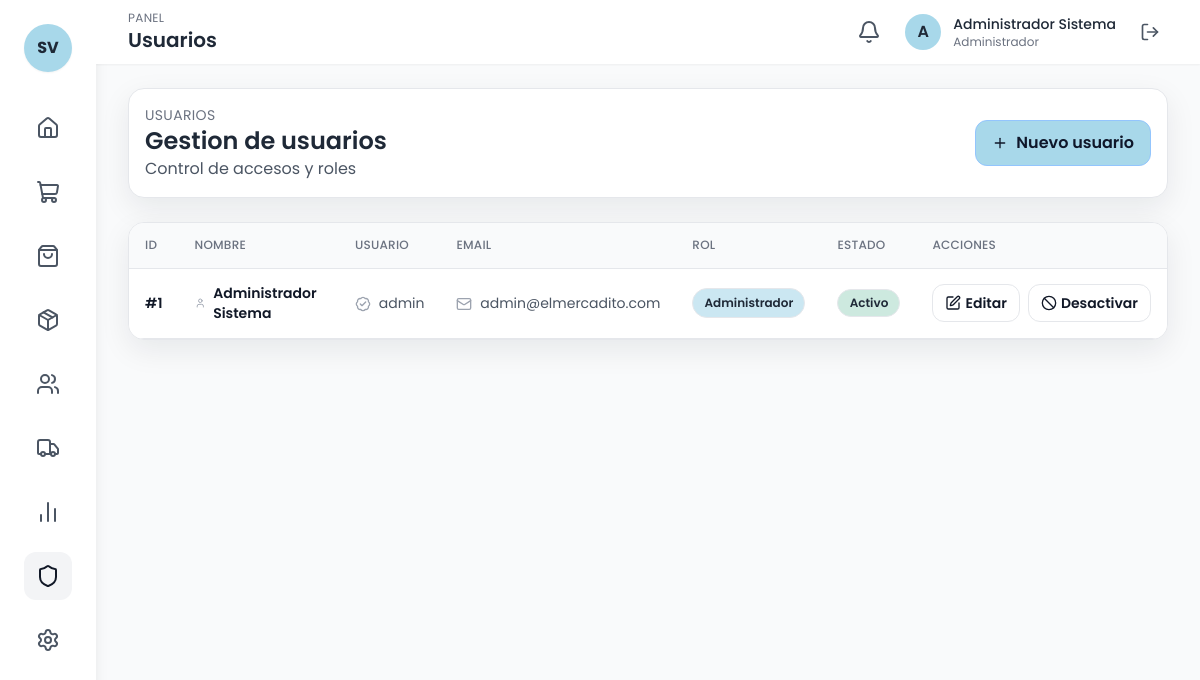
Before: /usuarios (signed in) with the older database file.
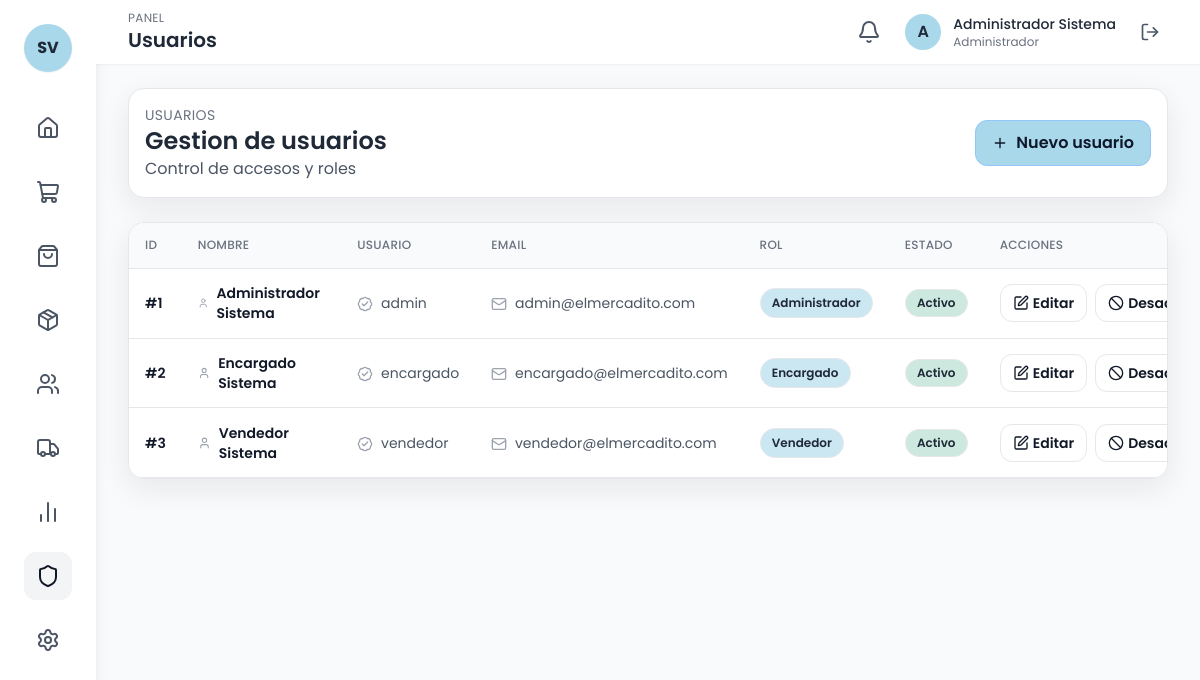
After: the same page with the newer database file.
### tables this page shows
CREATE TABLE IF NOT EXISTS usuarios (
    idUsuario INT PRIMARY KEY AUTO_INCREMENT,
    idRol INT NOT NULL,
    nombre VARCHAR(100) NOT NULL,
    apellidos VARCHAR(100) NOT NULL,
    email VARCHAR(100) UNIQUE,
    usuario VARCHAR(50) NOT NULL UNIQUE,
    password VARCHAR(255) NOT NULL,
    telefono VARCHAR(20),
    estado TINYINT DEFAULT 1,
    created_at TIMESTAMP DEFAULT CURRENT_TIMESTAMP,
    updated_at TIMESTAMP DEFAULT CURRENT_TIMESTAMP ON UPDATE CURRENT_TIMESTAMP,
    FOREIGN KEY (idRol) REFERENCES roles(idRol) ON DELETE RESTRICT
);

CREATE TABLE IF NOT EXISTS roles (
    idRol INT PRIMARY KEY AUTO_INCREMENT,
    nombre VARCHAR(50) NOT NULL UNIQUE,
    descripcion TEXT,
    estado TINYINT DEFAULT 1,
    created_at TIMESTAMP DEFAULT CURRENT_TIMESTAMP
);

### controllers/UsuarioController.php (called while the page is built, shortened)
<?php
require_once 'models/Usuario.php';
require_once 'config/database.php';
class UsuarioController {
    private $usuarioModel;
    public function __construct() {
        $this->usuarioModel = new Usuario();
    }
    public function index() {
        $usuarios = $this->usuarioModel->getAll();
        require_once 'views/layout/header.php';
        require_once 'views/usuarios/index.php';
        require_once 'views/layout/footer.php';
    }
}
?>

### models/Usuario.php (called while the page is built, shortened)
<?php
require_once 'config/database.php';
class Usuario {
    private $conn;
    private $table = "usuarios";
    public function __construct() {
        $database = new Database();
        $this->conn = $database->getConnection();
    }
    public function getAll() {
        $query = "SELECT u.*, r.nombre as rol_nombre
                  FROM " . $this->table . " u
                  INNER JOIN roles r ON u.idRol = r.idRol
                  ORDER BY u.nombre";
        $stmt = $this->conn->prepare($query);
        $stmt->execute();
        return $stmt->fetchAll();
    }
}
?>

### config/database.php (called while the page is built, shortened)
<?php
class Database {
    private $host = "localhost";
    private $db_name = "sistema_ventas";
    private $username = "root";
    private $password = "";
    public function getConnection() {
        $this->conn = null;
        try {
            $this->conn = new PDO(
                "mysql:host=" . $this->host . ";dbname=" . $this->db_name . ";charset=utf8mb4",
                $this->username,
                $this->password,
                [
                    PDO::ATTR_ERRMODE => PDO::ERRMODE_EXCEPTION,
                    PDO::ATTR_DEFAULT_FETCH_MODE => PDO::FETCH_ASSOC,
                    PDO::ATTR_EMULATE_PREPARES => false
                ]
            );
        } catch(PDOException $exception) {
            echo "Error de conexión: " . $exception->getMessage();
        }
        return $this->conn;
    }
}
?>

### views/usuarios/index.php (the view, shortened to what the rows shown need)
<div class="max-w-7xl mx-auto space-y-6">
    <div class="card flex flex-col md:flex-row md:items-center md:justify-between gap-3">
        <div>
            <h2 class="text-2xl font-semibold text-gray-800">Gestion de usuarios</h2>
        </div>
    </div>
    <div class="card table-shell p-0">
        <div class="overflow-x-auto">
            <table class="min-w-full divide-y divide-gray-200">
                <thead>
                    <tr>
                        <th class="text-left text-xs font-medium text-gray-500 uppercase tracking-wider">ID</th>
                        <th class="text-left text-xs font-medium text-gray-500 uppercase tracking-wider">Nombre</th>
                        <th class="text-left text-xs font-medium text-gray-500 uppercase tracking-wider">Usuario</th>
                        <th class="text-left text-xs font-medium text-gray-500 uppercase tracking-wider">Email</th>
                        <th class="text-left text-xs font-medium text-gray-500 uppercase tracking-wider">Rol</th>
                        <th class="text-left text-xs font-medium text-gray-500 uppercase tracking-wider">Estado</th>
                        <th class="text-left text-xs font-medium text-gray-500 uppercase tracking-wider">Acciones</th>
                    </tr>
                </thead>
                <tbody class="bg-white divide-y divide-gray-200">
                    <?php if (empty($usuarios)): ?>
                        <tr>
                            <td colspan="7" class="px-6 py-8 text-center text-gray-500">
                                <i data-lucide="inbox" class="h-10 w-10 mx-auto mb-2 text-gray-400"></i>
                                <p>No hay usuarios registrados</p>
                            </td>
                        </tr>
                    <?php else: ?>
                        <?php foreach ($usuarios as $usuario): ?>
                            <tr class="hover:bg-blue-50 transition-colors">
                                <td class="px-6 py-4 whitespace-nowrap">
                                    <span class="text-sm font-semibold text-gray-900">#<?php echo $usuario['idUsuario']; ?></span>
                                </td>
                                <td class="px-6 py-4">
                                    <div class="flex items-center gap-2">
                                        <i data-lucide="user" class="h-4 w-4 text-gray-400"></i>
                                        <span class="text-sm font-semibold text-gray-900">
                                            <?php echo htmlspecialchars($usuario['nombre'] . ' ' . $usuario['apellidos']); ?>
                                        </span>
                                    </div>
                                </td>
                                <td class="px-6 py-4 whitespace-nowrap text-sm text-gray-600">
                                    <i data-lucide="badge-check" class="h-4 w-4 inline text-gray-400 mr-1"></i>
                                    <?php echo htmlspecialchars($usuario['usuario']); ?>
                                </td>
                                <td class="px-6 py-4 whitespace-nowrap text-sm text-gray-600">
                                    <?php if (!empty($usuario['email'])): ?>
                                        <i data-lucide="mail" class="h-4 w-4 inline text-gray-400 mr-1"></i>
                                        <?php echo htmlspecialchars($usuario['email']); ?>
                                    <?php else: ?>
                                        <span class="text-gray-400">-</span>
                                    <?php endif; ?>
                                </td>
                                <td class="px-6 py-4 whitespace-nowrap text-sm text-gray-600">
                                    <span class="pill bg-blue-pastel/60 text-gray-800">
                                        <?php echo htmlspecialchars($usuario['rol_nombre']); ?>
                                    </span>
                                </td>
                                <td class="px-6 py-4 whitespace-nowrap">
                                    <?php $usuarioActivo = (int)$usuario['estado'] === 1; ?>
                                    <span
                                        class="<?php echo $usuarioActivo ? 'pill bg-green-pastel/70 text-gray-800' : 'pill bg-pink-pastel/70 text-gray-800'; ?>"
                                        data-estado-pill
                                        data-state="<?php echo $usuarioActivo ? '1' : '0'; ?>"
                                        data-class-activo="pill bg-green-pastel/70 text-gray-800"
                                        data-class-inactivo="pill bg-pink-pastel/70 text-gray-800">
                                        <?php echo $usuarioActivo ? 'Activo' : 'Inactivo'; ?>
                                    </span>
                                </td>
                                <td class="px-6 py-4 whitespace-nowrap text-sm font-medium">
                                    <div class="flex items-center gap-2">
                                        <button onclick='abrirModal("editar", <?php echo json_encode($usuario); ?>)' class="btn-ghost px-3 py-2">
                                            <i data-lucide="edit" class="h-4 w-4 mr-1"></i> Editar
                                        </button>
                                        <form action="<?php echo BASE_URL; ?>usuarios/toggle"
                                              method="POST"
                                              data-ajax-toggle
                                              data-entity="usuario"
                                              data-id="<?php echo $usuario['idUsuario']; ?>"
                                              data-current-state="<?php echo $usuarioActivo ? '1' : '0'; ?>"
                                              data-new-state="<?php echo $usuarioActivo ? '0' : '1'; ?>"
                                              data-toggle-url="<?php echo BASE_URL; ?>usuarios/toggle"
                                              data-url-activar="<?php echo BASE_URL; ?>usuarios/toggle"
                                              data-url-desactivar="<?php echo BASE_URL; ?>usuarios/toggle"
                                              data-confirm-activar="Desea activar este usuario?"
                                              data-confirm-desactivar="Desea desactivar este usuario?">
                                            <button type="submit" class="btn-ghost px-3 py-2" data-ajax-toggle-trigger>
                                                <i data-lucide="<?php echo $usuarioActivo ? 'ban' : 'check-circle'; ?>" class="h-4 w-4 mr-1"></i>
                                                <span data-toggle-text><?php echo $usuarioActivo ? 'Desactivar' : 'Activar'; ?></span>
                                            </button>
                                        </form>
                                    </div>
                                </td>
                            </tr>
                        <?php endforeach; ?>
                    <?php endif; ?>
                </tbody>
            </table>
        </div>
    </div>
</div>

Changed rows visible on the page:
added usuarios: idUsuario "2", nombre+apellidos "Encargado Sistema", usuario "encargado", email "encargado@elmercadito.com", idRol.nombre "Encargado", estado "Activo"
added usuarios: idUsuario "3", nombre+apellidos "Vendedor Sistema", usuario "vendedor", email "vendedor@elmercadito.com", idRol.nombre "Vendedor", estado "Activo"
